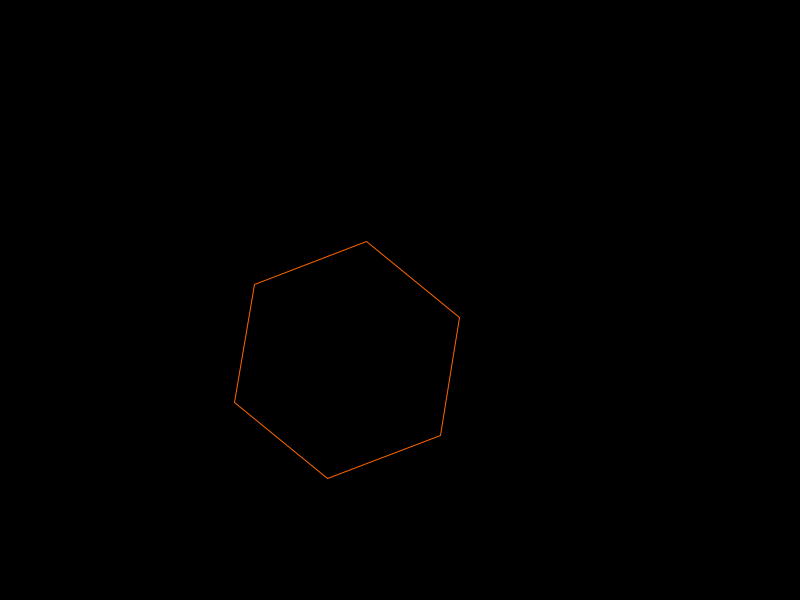
Frame 1 (no input)
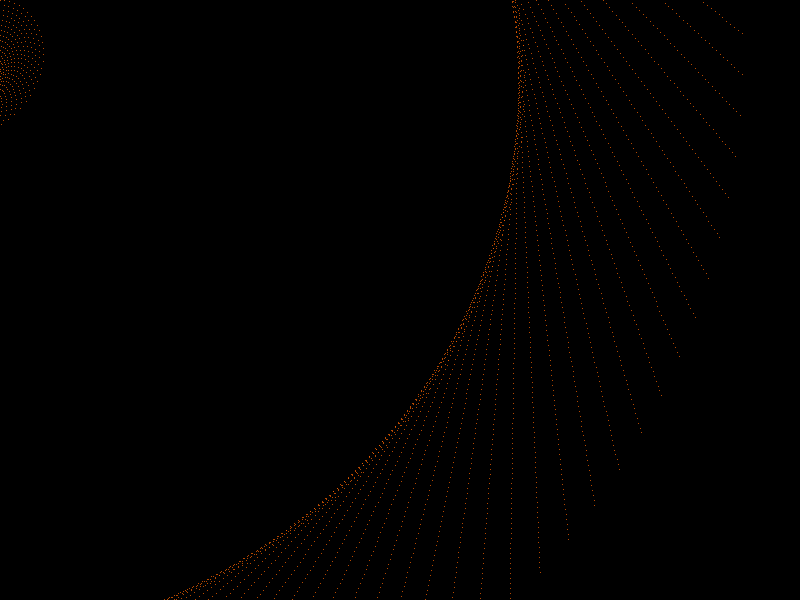
Frame 60 (the mouse pressed at the canvas centre just before this capture)
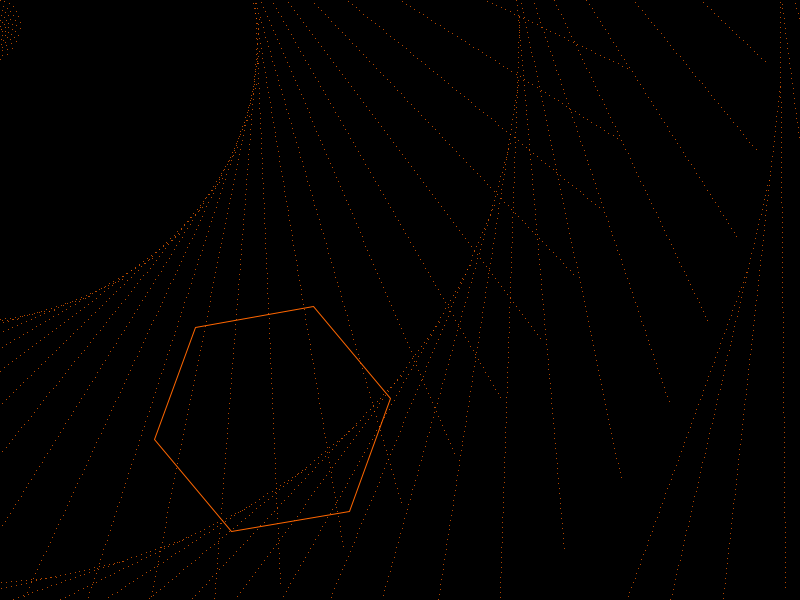
Frame 120 (the mouse held since frame 60 and released just before this capture)

The Processing sketch that drew these frames (run headless with seeded random() and noise(); from frame 60 on, the mouse is pressed at the canvas centre):

// Processing sketch: sketch_130402b_hexx_inward_strokin
// ── sketch_130402b_hexx_inward_strokin.pde
int i,x=0;
float y=0;
void setup() {
  size(800,600);
  frameRate(12);
  smooth();
}
void draw() {
  background(0);

//  for (int i = 0; i < 600; i = i+5) {
//    line(0, i, 800, i);
//  }
 y = (y + 0.001);
 
 if( y > 1) y=0;
 for (int i = 0; i < 800; i = i+5) {
   rotate(y);
    for (int j = 0; j < 600; j = j+5) {
      point(i, j);
    }
  }

  
  hexagon(120);
 
}
void hexagon(int rad) {
  
  translate (width/2, height/2);
  strokeJoin(ROUND);
  strokeCap(ROUND);
  noFill();
  stroke(255,102,0);
  beginShape();
  for (int r=90; r<=450; r+=60) {
    vertex (rad*cos(radians(r)),rad*sin(radians(r)));
  }
  endShape();
}
